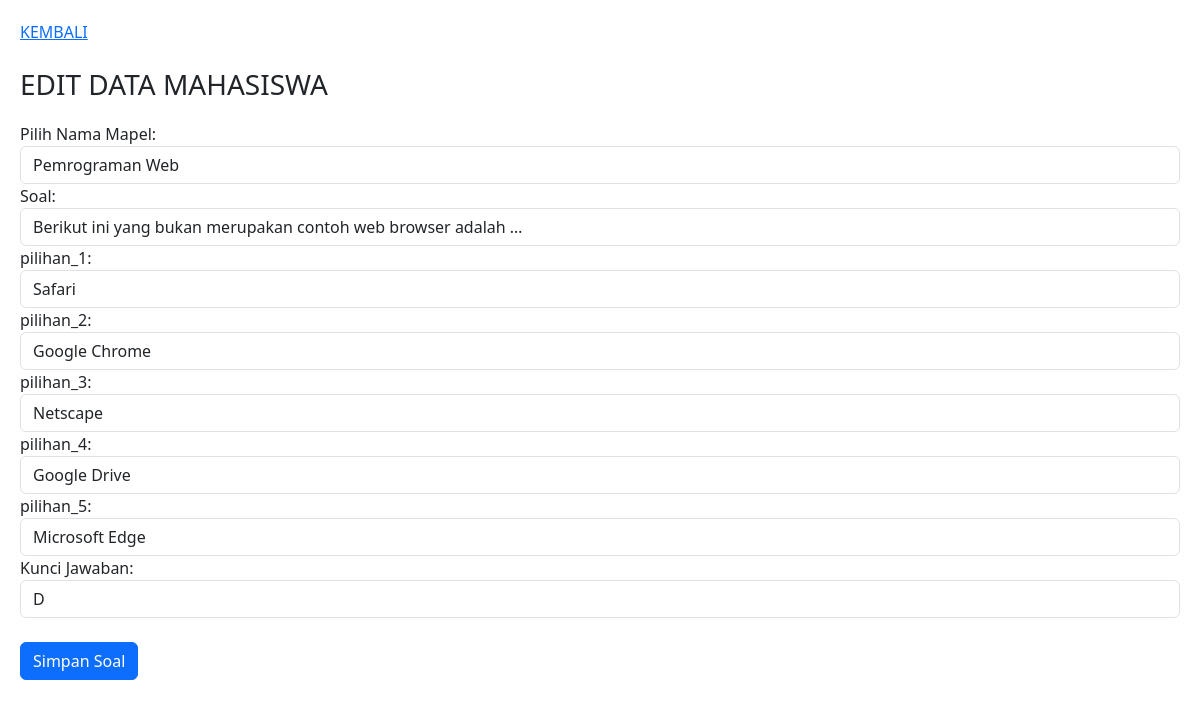
The page /ubah.php?id_soal=5 on the database its author committed.
### tables this page shows
CREATE TABLE `soal` (
  `id_soal` int(5) NOT NULL,
  `id_ujian` int(5) NOT NULL,
  `soal` text NOT NULL,
  `pilihan_1` text NOT NULL,
  `pilihan_2` text NOT NULL,
  `pilihan_3` text NOT NULL,
  `pilihan_4` text NOT NULL,
  `pilihan_5` text NOT NULL,
  `kunci` int(2) NOT NULL,
  `urut` int(5) NOT NULL
);

CREATE TABLE `ujian` (
  `id_ujian` int(5) NOT NULL,
  `nama_mapel` varchar(50) NOT NULL,
  `tanggal` date NOT NULL,
  `waktu` int(5) NOT NULL,
  `jml_soal` int(3) NOT NULL,
  `id_guru` int(5) NOT NULL
);

### functions.php (called while the page is built, shortened)
<?php
$conn = mysqli_connect("localhost", "root", "", "ujianonline");
function query($query)
{
    global $conn;
    $result = mysqli_query($conn, $query);
    $rows = [];
    while ($row = mysqli_fetch_assoc($result)) {
        $rows[] = $row;
    }
    return $rows;
}

### ubah.php (the view, shortened to what this page needs)
<?php
require 'functions.php';
$id = $_GET["id_soal"];
$soal = query("SELECT * FROM soal WHERE id_soal = $id")[0];
$ujian = query("SELECT * FROM ujian");
?>
<!DOCTYPE html>
<html>
<head>
<link href="https://cdn.jsdelivr.net/npm/bootstrap@5.3.2/dist/css/bootstrap.min.css" rel="stylesheet">
</head>
<body>
    <a href="view_ubah.php">KEMBALI</a>
    <br>
    <br>
    <h3>EDIT DATA MAHASISWA</h3>
        <form method="post" action="" enctype="multipart/form-data">
            <div class="form-group">
            <label for="id_ujian">Pilih Nama Mapel:</label>
            <select class="form-control" id="id_ujian" name="id_ujian" required>
                <?php foreach ($ujian as $data) : ?>
                    <option value="<?= $data["id_ujian"]; ?>" <?php echo ($data['id_ujian'] == $soal['id_ujian']) ? 'selected' : ''; ?>>
                        <?= $data["nama_mapel"]; ?>
                    </option>
                <?php endforeach; ?>
            </select>
        </div>
        <div class="form-group">
            <label for="soal">Soal:</label>
            <input type="text" class="form-control" id="soal" name="soal" value="<?php echo $soal['soal']; ?>">
        </div>
        <div class="form-group">
            <label for="pilihan_1">pilihan_1:</label>
            <input type="text" class="form-control" id="pilihan_1" name="pilihan_1" value="<?php echo $soal['pilihan_1']; ?>">
        </div>
        <div class="form-group">
            <label for="pilihan_2">pilihan_2:</label>
            <input type="text" class="form-control" id="pilihan_2" name="pilihan_2" value="<?php echo $soal['pilihan_2']; ?>">
        </div>
        <div class="form-group">
            <label for="pilihan_3">pilihan_3:</label>
            <input type="text" class="form-control" id="pilihan_3" name="pilihan_3" value="<?php echo $soal['pilihan_3']; ?>">
        </div>
        <div class="form-group">
            <label for="pilihan_4">pilihan_4:</label>
            <input type="text" class="form-control" id="pilihan_4" name="pilihan_4" value="<?php echo $soal['pilihan_4']; ?>">
        </div>
        <div class="form-group">
            <label for="pilihan_5">pilihan_5:</label>
            <input type="text" class="form-control" id="pilihan_5" name="pilihan_5" value="<?php echo $soal['pilihan_5']; ?>">
        </div>
                <tr>
                    <td>Kunci Jawaban:</td>
                    <td>
                        <select class="form-control" name="kunci" required>
                            <option value="4" <?= ($soal["kunci"] == 4) ? 'selected' : ''; ?>>D</option>
                        </select>
                    </td>
                </tr>
                <tr>
                    <br>
                    <td>
                        <button type="submit" name="submit" value="SIMPAN" class="btn btn-primary">Simpan Soal</button>
                    </td>
                </tr>
        </form>
</body>
</html>

### ubah.php (style rules this page uses)
body { padding: 20px; }
h3 { margin-bottom: 20px; }

### rows shown on the page
soal: id_ujian "Pemrograman Web", soal "Berikut ini yang bukan merupakan contoh web browser adalah …", pilihan_1 "Safari", pilihan_2 "Google Chrome", pilihan_3 "Netscape", pilihan_4 "Google Drive", pilihan_5 "Microsoft Edge", kunci "D"
